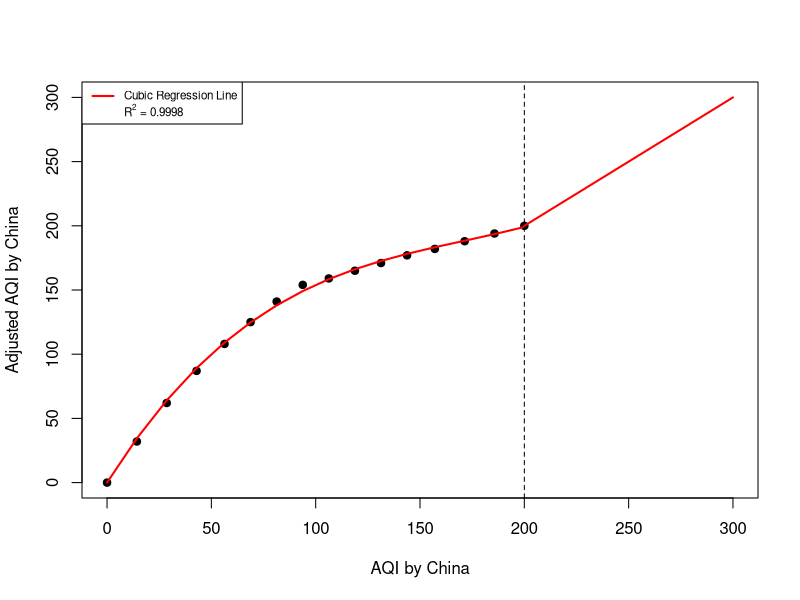
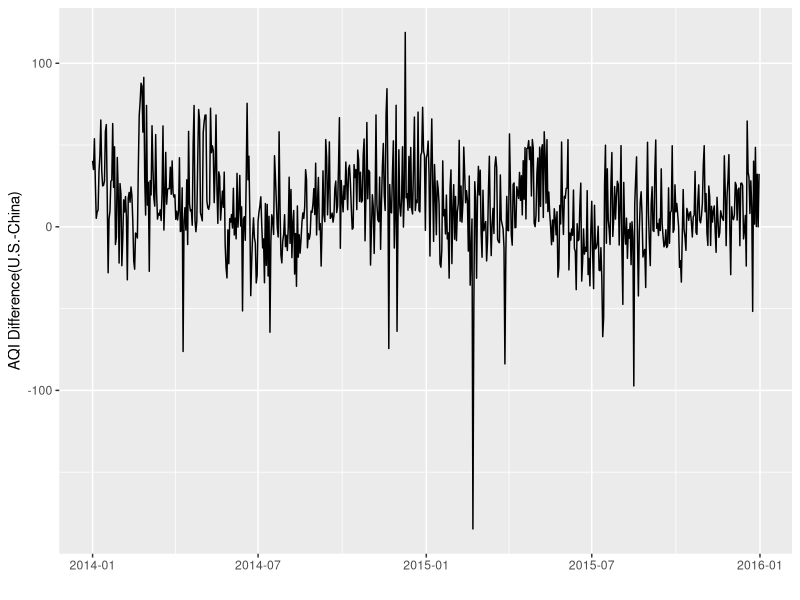

Generate these figures, in order, with R: (Note: this script raises an error after producing the figures.)
## ---- chunk 1
suppressPackageStartupMessages(library(dplyr))
library(ggplot2)
library(readxl)
aqidiff <- read_excel("aqi_raw.xlsx", sheet = 1)
# Inpute missing values from other data sources
aqidiff[is.na(aqidiff$China_AQI), "China_AQI"] <- c(330, 215, 209, 186, 181, 71, 33)

# Adjust PM2.5
x <- c(0, 14.3, 28.6, 42.9, 56.3, 68.8, 81.3, 93.8, 106.3, 118.8, 131.3, 143.8, 157.1, 171.4, 185.7, 200)
y <- c(0, 32, 62, 87, 108, 125, 141, 154, 159, 165, 171, 177, 182, 188, 194, 200)

adj_lm <- lm(y~I(x^3)+I(x^2)+x+0)
# Scatterplot and regression line
x_all <- c(x, seq(200, 300, 10))
y_all <- c(y, seq(200, 300, 10))
plot(x, y, pch = 19, xlab = "AQI by China", ylab = "Adjusted AQI by China",
     xlim = c(0, 300), ylim = c(0, 300))
lines(x_all, c(predict(adj_lm), seq(200, 300, 10)), col = "red", lwd = 2)
abline(v = 200, lty = 2)
legend("topleft", col = c("red", NA), lwd = 2, 
       legend = c("Cubic Regression Line", expression(R^2 ~ "= 0.9998")), cex = 0.7)

adj_china_aqi <- unlist(sapply(1:dim(aqidiff)[1], function(x) ifelse(aqidiff$Main_Pollutant[x] == "PM2.5" && !is.na(aqidiff$Main_Pollutant[x]) && aqidiff$China_AQI[x] < 200, predict(adj_lm, newdata = data.frame(x = aqidiff$China_AQI[x])), aqidiff$China_AQI[x])))
aqidiff <- aqidiff %>% mutate(China_aqi_adj = adj_china_aqi) %>% mutate(aqi_diff = US_AQI - China_aqi_adj) %>% select(Date, China_AQI, US_AQI, China_aqi_adj, aqi_diff)
#head(aqidiff)
#summary(aqidiff)
ggplot(aqidiff, aes(Date, aqi_diff)) + geom_line() + xlab("") + ylab("AQI Difference(U.S.-China)")
## ---- chunk 2
zeromean <- aqidiff$aqi_diff-mean(aqidiff$aqi_diff)
#ts.plot(zeromean)
library(tseries)
pvalue <- adf.test(zeromean)$p.value
pvalue
## ---- chunk 3
# top 10 days by AQI diff
aqidiff %>% arrange(desc(aqi_diff)) %>% head(10)
## ---- chunk 4
aqidiff %>% filter(strftime(Date, format = "%Y") == 2015) %>% arrange(desc(aqi_diff)) %>% head(10)
## ---- chunk 5
aqidiff.ts<-ts(aqidiff$aqi_diff,frequency=365)
aqidiff.de<-decompose(aqidiff,type="additive")
plot(aqidiff.de)
